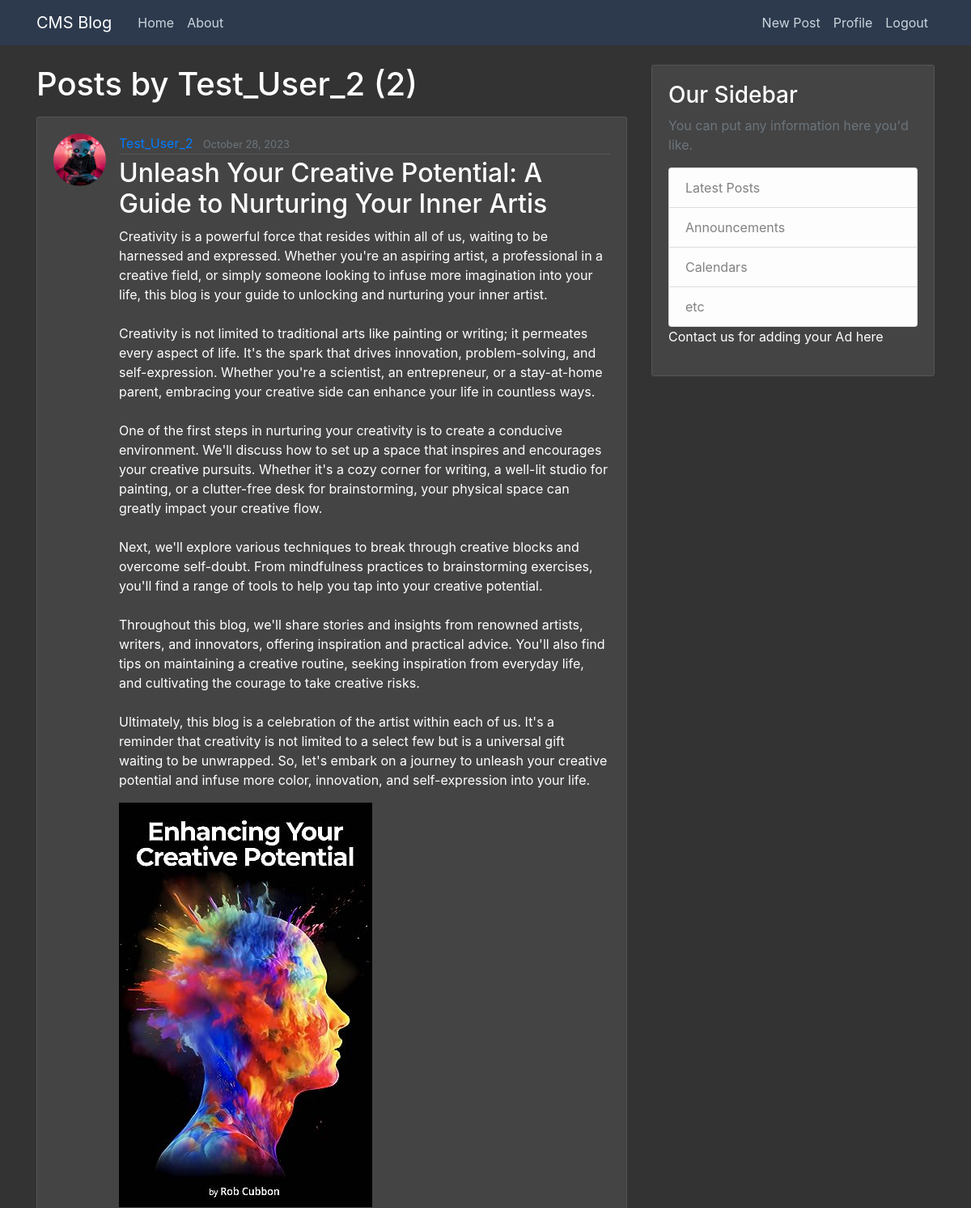
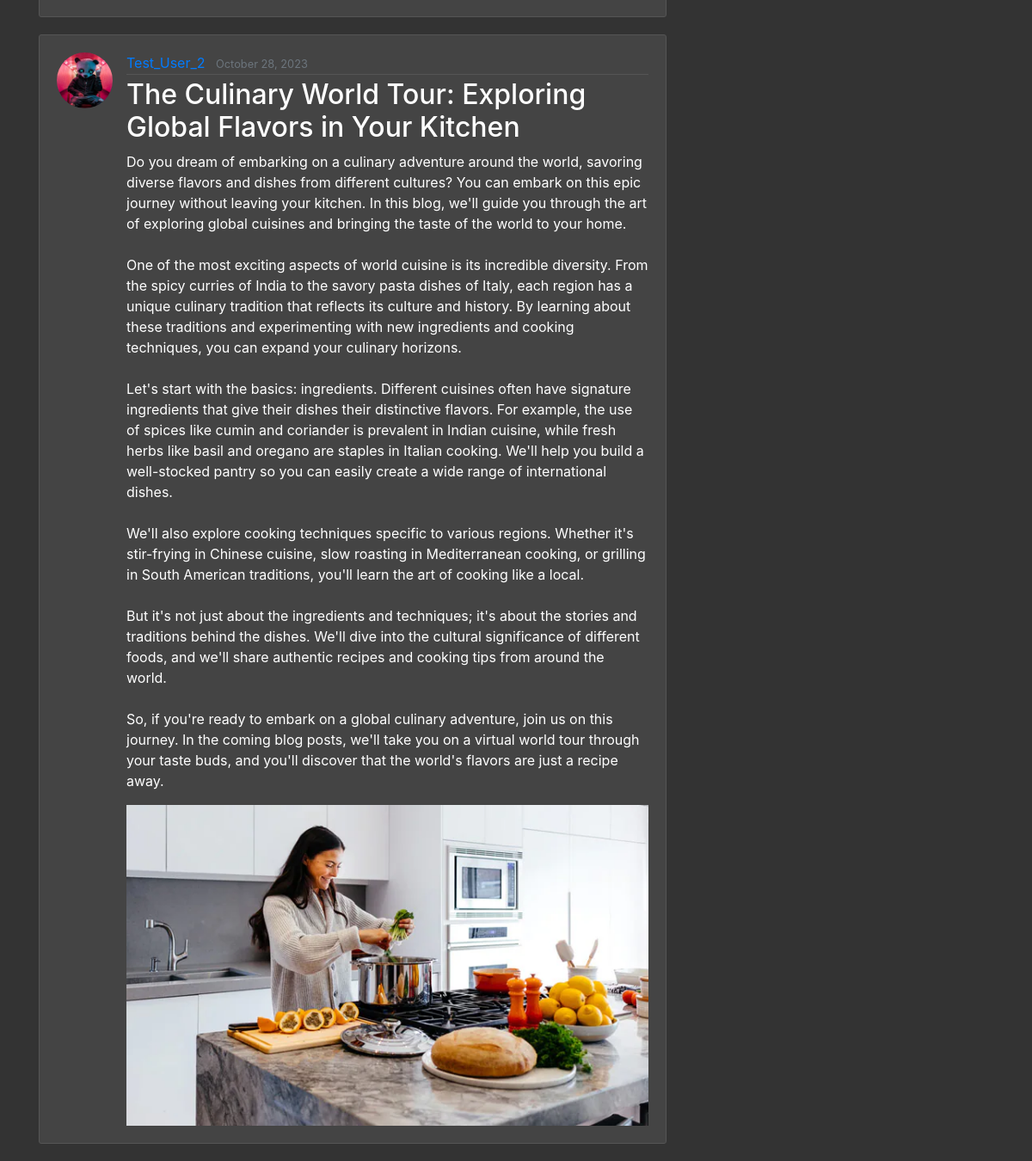
The page /user/Test_User_2 (signed in) on the database its author committed (2 pictures, top to bottom).
### cms_app/models.py (models this page shows, shortened)
class Post(models.Model):
    title = models.CharField(max_length=100)
    content = models.TextField()
    date_posted = models.DateTimeField(default=timezone.now)
    author = models.ForeignKey(User, on_delete=models.CASCADE)
    image = models.ImageField(upload_to='blog_images/', blank=True, null=True)
    video = models.FileField(upload_to='blog_videos/', blank=True, null=True)

### users/models.py (models this page shows, shortened)
class Profile(models.Model):
    user = models.OneToOneField(User, on_delete=models.CASCADE)
    image = models.ImageField(default='default.jpg', upload_to='profile_pics')

### cms_app/views.py (the view)
# urls.py: path('user/<str:username>', UserPostListView.as_view(), name='user-posts'),
class UserPostListView(ListView):
    model = Post
    template_name = 'cms_app/user_posts.html'
    context_object_name = 'posts'
    ordering = ['-date_posted']
    paginate_by = 5
    def get_queryset(self):
        user = get_object_or_404(User, username=self.kwargs.get('username'))
        return Post.objects.filter(author=user).order_by('-date_posted')

### cms_app/templates/cms_app/user_posts.html (shortened to what this page needs)
{% extends "cms_app/base.html" %}
{% block content %}
    <h1 class="mb-3">Posts by {{ view.kwargs.username }} ({{ page_obj.paginator.count }})</h1>
    {% for post in posts %}
        <article class="media content-section">
            <img class="rounded-circle article-img" src="{{ post.author.profile.image.url }}">
            <div class="media-body">
                <div class="article-metadata">
                    <a class="mr-2" href="{% url 'user-posts' post.author.username %}">{{ post.author }}</a>
                    <small class="text-muted">{{ post.date_posted|date:"F d, Y" }}</small>
                </div>
                <h2><a class="article-title" href="{% url 'post-detail' post.id %}">{{ post.title }}</a></h2>
                <p class="article-content">{{ post.content }}</p>
                {% if post.image %}
                    <img src="{{ post.image.url }}" class="img-fluid" alt="Post Image">
                {% endif %}
            </div>
        </article>
    {% endfor %}
{% endblock content %}

### cms_app/static/css/main.css (style rules this page uses)
body { background: #fafafa; color: #333333; margin-top: 5rem; }
h1, h2, h3, h4, h5, h6 { color: #444444; }
.content-section { background: #ffffff; padding: 10px 20px; border: 1px solid #dddddd; border-radius: 3px; margin-bottom: 20px; }
.article-title { color: #444444; }
.article-content { white-space: pre-line; }
.article-img { height: 65px; width: 65px; margin-right: 16px; }
.article-metadata { padding-bottom: 1px; margin-bottom: 4px; border-bottom: 1px solid #e3e3e3 }

### cms_app/templates/cms_app/base.html (style rules this page uses)
body { background: #333; color: #fff; margin-top: 5rem; }
h1, h2, h3, h4, h5, h6 { color: #fff; }
.content-section { background: #444; padding: 20px; border: 1px solid #555; border-radius: 3px; margin-bottom: 20px; }
.article-title { color: #fff; text-decoration: none; }
.article-content { white-space: pre-line; }
.article-img { height: 65px; width: 65px; margin-right: 16px; }
.article-metadata { padding-bottom: 1px; margin-bottom: 4px; border-bottom: 1px solid #555; }

### rows shown on the page
Post: author.profile.image (picture), author "Test_User_2", date_posted "October 28, 2023", title "Unleash Your Creative Potential: A Guide to Nurturing Your Inner Artis", content "Creativity is a powerful force that resides within all of us, waiting to be harnessed and expressed. Whether you're an aspiring artist, a professional in a creative field, or simply someone looking to infuse more imagination into your life, this blog is your guide to unlocking and nurturing your inner artist. Creativity is not limited to traditional arts like painting or writing; it permeates every aspect of life. It's the spark that drives innovation, problem-solving, and self-expression. Whether you're a scientist, an entrepreneur, or a stay-at-home parent, embracing your creative side can enhance your life in countless ways. One of the first steps in nurturing your creativity is to…", image (picture)
Post: author.profile.image (picture), author "Test_User_2", date_posted "October 28, 2023", title "The Culinary World Tour: Exploring Global Flavors in Your Kitchen", content "Do you dream of embarking on a culinary adventure around the world, savoring diverse flavors and dishes from different cultures? You can embark on this epic journey without leaving your kitchen. In this blog, we'll guide you through the art of exploring global cuisines and bringing the taste of the world to your home. One of the most exciting aspects of world cuisine is its incredible diversity. From the spicy curries of India to the savory pasta dishes of Italy, each region has a unique culinary tradition that reflects its culture and history. By learning about these traditions and experimenting with new ingredients and cooking techniques, you can expand your culinary horizons. Let's start…", image (picture)

### other values the page prints
{{ view.kwargs.username }} "Test_User_2"
{{ page_obj.paginator.count }} "2"
